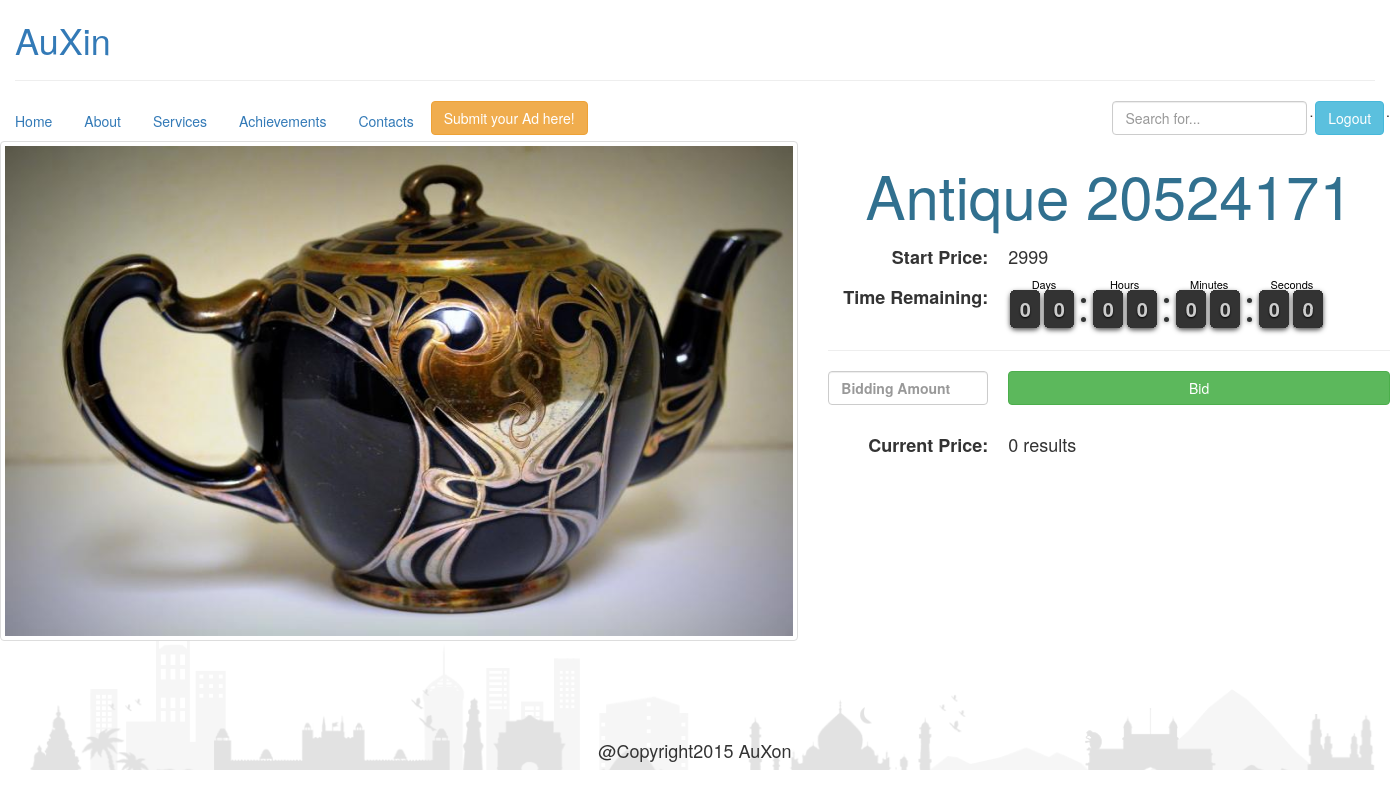
The app's page /products.php?op=bid&pid=46 (signed in) with its own data.
### tables this page shows
CREATE TABLE `addproducts` (
  `pid` int(11) NOT NULL,
  `title` text NOT NULL,
  `descri` text NOT NULL,
  `price` int(20) NOT NULL,
  `btime` datetime NOT NULL,
  `cid` int(11) NOT NULL,
  `image` text NOT NULL,
  `name` text NOT NULL,
  `email` text NOT NULL,
  `mob` text NOT NULL
);

### products.php (called while the page is built)
<?php
require_once 'controller/productsController.php';
$controller = new productsController();
$controller->handleRequest();
?>

### model/productsModel.php (called while the page is built, shortened)
<?php
require_once 'config.php';
class productsModel {
	function __construct() {
		$this -> conset = new config();
	}
	public function openDB() {
		$this -> conn = new mysqli($this -> conset -> servername, $this -> conset -> username, $this -> conset -> password, $this -> conset -> dbname);
	}
	public function getProduct($id) {
		$stmt = $this -> conn -> prepare("SELECT * FROM addproducts WHERE pid = ?");
		$stmt -> bind_param("i", $id);
		$stmt -> execute();
		$res = $stmt -> get_result();
		return $res -> fetch_object();
	}
}
?>

### config.php (called while the page is built)
<?php
class config {
	function __construct() {
		$this -> servername = "localhost";
		$this -> username = "root";
		$this -> password = "";
		$this -> dbname = "nilamee";
	}
}
?>

### view/bid.php (the view, shortened to what this page needs)
<?php
if (!isset($_SESSION['user'])) {
    echo "<script type='text/javascript'>alert('Please Login First!')</script>";
    include 'view/home.php';
} else {
    ?>
    <!DOCTYPE html>
    <html>
    <head>
        <?php require 'view/common/head.php'; ?>
        <link type="text/css" rel="stylesheet" href="clock_assets/flipclock.css"/>
    </head>
    <body>
    <div class="container-fluid">
        <?php require 'common/nav.php'; ?>
        <div class="row">
            <div class="col-md-7">
                <img class="img-thumbnail" alt="Bootstrap Image Preview" style="width: 100%;height: 500px"
                     src="<?php echo $product->image; ?>"/>
            </div>
            <div class="col-md-5">
                <h3 class="text-center text-info" style="font-size: 60px"><?php echo $product->title; ?></h3>
                <dl class="dl-horizontal">
                    <dt>
                        <h4><b>Start Price:</b></h4>
                    </dt>
                    <dd>
                        <h4><?php echo $product->price; ?></h4>
                    </dd>
                    <dt>
                        <h4><b>Time Remaining:</b></h4>
                    </dt>
                    <dd class="clock-builder-output"></dd>
                    <hr>
                    <?php
                    $conn = new mysqli("localhost", "root", "", "nilamee");
                    ?>
                    <dt>
                        <form method="post">
                            <input name="bAmount" type="text" required class="form-control"
                                   placeholder="Bidding Amount">
                    </dt>
                    <dd><input class="btn btn-success btn-default btn-block" type="submit" name="submit" value="Bid"/>
                    </dd>
                    </form><br>
                    <dt>
                        <h4><b>Current Price:</b></h4>
                    </dt>
                    <dd>
                        <h4>
                            <?php
                            $id = $_GET['pid'];
                            $sql = "SELECT Name, Price FROM bid WHERE pid = $id ORDER BY Price DESC";
                            $result = $conn->query($sql);
                            $count = 1;
                            if ($result->num_rows > 0) {
                                echo '
                                <table class="table table-striped table-bordered table-hover table-condensed" style="width:100%">
                                    <tr class="info">
                                        <th>S.No.</th>
                                        <th>USER</th>
                                        <th>PRICE</th>
                                    </tr>';
                                while ($row = $result->fetch_assoc()) {
                                    echo "
                                        <tr>
                                            <td>" . $count . "</td><td>" . $row["Name"] . "</td><td>" . $row["Price"] . "</td>
                                        </tr>";
                                    $count++;
                                }
                                echo "
                                </table>
                                ";
                            } else {
                                echo "0 results";
                            }
                            ?>
                        </h4>
                    </dd>
                </dl>
            </div>
        </div>
    </div>
    <?php
    require 'common/footer.php';
    ?>
</body>
</html>
<?php } ?>

### clock_assets/flipclock.css (style rules this page uses)
.flip-clock-small-wrapper { font: normal 11px "Helvetica Neue", Helvetica, sans-serif; -webkit-user-select: none; }
.flip-clock-small-wrapper { text-align: center; position: relative; width: 100%; margin: 1em; }
.flip-clock-small-wrapper:before, .flip-clock-small-wrapper:after { content: " "; display: table; }
.flip-clock-small-wrapper:after { clear: both; }

### view/common/head.php (style rules this page uses)
body { overflow-x: hidden; }

### records on screen
addproducts: image (picture), title "Antique 20524171", price "2999"
